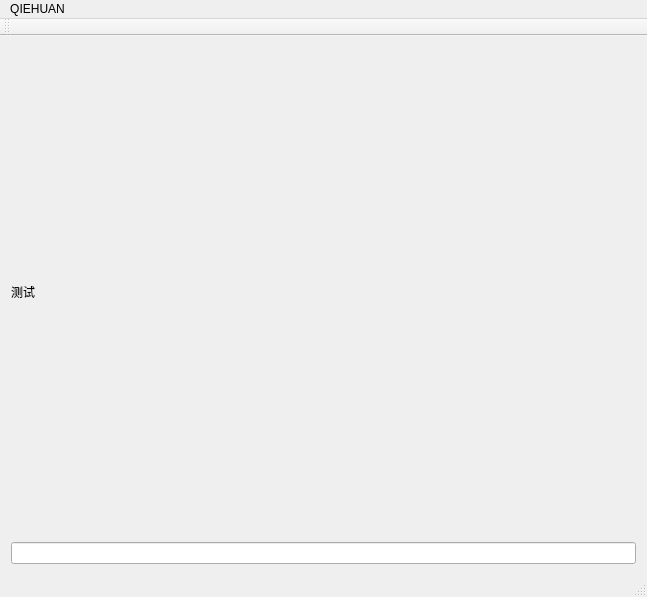
<?xml version="1.0" encoding="UTF-8"?>
<ui version="4.0">
 <class>TestClass</class>
 <widget class="QMainWindow" name="TestClass">
  <property name="geometry">
   <rect>
    <x>0</x>
    <y>0</y>
    <width>647</width>
    <height>597</height>
   </rect>
  </property>
  <property name="windowTitle">
   <string>Test</string>
  </property>
  <widget class="QWidget" name="centralWidget">
   <layout class="QVBoxLayout" name="verticalLayout">
    <item>
     <widget class="QLabel" name="label">
      <property name="text">
       <string>测试</string>
      </property>
     </widget>
    </item>
    <item>
     <widget class="QLineEdit" name="lineEdit"/>
    </item>
   </layout>
  </widget>
  <widget class="QMenuBar" name="menuBar">
   <property name="geometry">
    <rect>
     <x>0</x>
     <y>0</y>
     <width>647</width>
     <height>23</height>
    </rect>
   </property>
   <widget class="QMenu" name="menuQIEHUAN">
    <property name="title">
     <string>QIEHUAN</string>
    </property>
    <addaction name="actionswitch"/>
    <addaction name="actionfefe"/>
    <addaction name="action77"/>
   </widget>
   <addaction name="menuQIEHUAN"/>
  </widget>
  <widget class="QToolBar" name="mainToolBar">
   <attribute name="toolBarArea">
    <enum>TopToolBarArea</enum>
   </attribute>
   <attribute name="toolBarBreak">
    <bool>false</bool>
   </attribute>
  </widget>
  <widget class="QStatusBar" name="statusBar"/>
  <action name="actionswitch">
   <property name="text">
    <string>switch</string>
   </property>
  </action>
  <action name="actionfefe">
   <property name="text">
    <string>fefe</string>
   </property>
  </action>
  <action name="action77">
   <property name="text">
    <string>77</string>
   </property>
  </action>
 </widget>
 <layoutdefault spacing="6" margin="11"/>
 <resources>
  <include location="Test.qrc"/>
 </resources>
 <connections/>
</ui>
